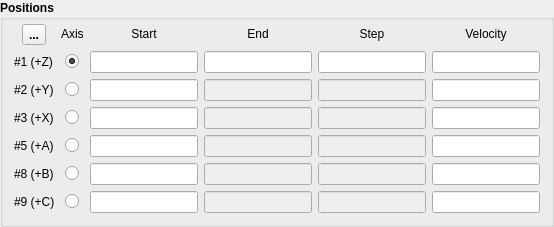
    <widget class="QGroupBox" name="groupBox_2">
     <property name="sizePolicy">
      <sizepolicy hsizetype="Expanding" vsizetype="Preferred">
       <horstretch>0</horstretch>
       <verstretch>0</verstretch>
      </sizepolicy>
     </property>
     <property name="font">
      <font>
       <weight>75</weight>
       <bold>true</bold>
      </font>
     </property>
     <property name="title">
      <string>Positions</string>
     </property>
     <layout class="QGridLayout" name="gridLayout_5">
      <property name="topMargin">
       <number>4</number>
      </property>
      <item row="4" column="4">
       <widget class="QLineEdit" name="le_step_ax5">
        <property name="enabled">
         <bool>false</bool>
        </property>
        <property name="font">
         <font>
          <weight>50</weight>
          <bold>false</bold>
         </font>
        </property>
       </widget>
      </item>
      <item row="1" column="0">
       <widget class="QLabel" name="label_36">
        <property name="font">
         <font>
          <weight>50</weight>
          <bold>false</bold>
         </font>
        </property>
        <property name="text">
         <string>#1 (+Z)</string>
        </property>
       </widget>
      </item>
      <item row="3" column="5">
       <widget class="QLineEdit" name="le_vel_ax3">
        <property name="font">
         <font>
          <weight>50</weight>
          <bold>false</bold>
         </font>
        </property>
       </widget>
      </item>
      <item row="0" column="3">
       <widget class="QLabel" name="label_34">
        <property name="sizePolicy">
         <sizepolicy hsizetype="Preferred" vsizetype="Maximum">
          <horstretch>0</horstretch>
          <verstretch>0</verstretch>
         </sizepolicy>
        </property>
        <property name="font">
         <font>
          <weight>50</weight>
          <bold>false</bold>
         </font>
        </property>
        <property name="text">
         <string>End</string>
        </property>
        <property name="alignment">
         <set>Qt::AlignCenter</set>
        </property>
       </widget>
      </item>
      <item row="0" column="4">
       <widget class="QLabel" name="label_35">
        <property name="sizePolicy">
         <sizepolicy hsizetype="Preferred" vsizetype="Maximum">
          <horstretch>0</horstretch>
          <verstretch>0</verstretch>
         </sizepolicy>
        </property>
        <property name="font">
         <font>
          <weight>50</weight>
          <bold>false</bold>
         </font>
        </property>
        <property name="text">
         <string>Step</string>
        </property>
        <property name="alignment">
         <set>Qt::AlignCenter</set>
        </property>
       </widget>
      </item>
      <item row="4" column="0">
       <widget class="QLabel" name="label_37">
        <property name="font">
         <font>
          <weight>50</weight>
          <bold>false</bold>
         </font>
        </property>
        <property name="text">
         <string>#5 (+A)</string>
        </property>
       </widget>
      </item>
      <item row="4" column="2">
       <widget class="QLineEdit" name="le_start_ax5">
        <property name="font">
         <font>
          <weight>50</weight>
          <bold>false</bold>
         </font>
        </property>
       </widget>
      </item>
      <item row="4" column="1" alignment="Qt::AlignHCenter">
       <widget class="QRadioButton" name="rbt_ax5">
        <property name="enabled">
         <bool>true</bool>
        </property>
        <property name="text">
         <string/>
        </property>
        <property name="checkable">
         <bool>true</bool>
        </property>
        <property name="autoExclusive">
         <bool>true</bool>
        </property>
       </widget>
      </item>
      <item row="4" column="3">
       <widget class="QLineEdit" name="le_end_ax5">
        <property name="enabled">
         <bool>false</bool>
        </property>
        <property name="font">
         <font>
          <weight>50</weight>
          <bold>false</bold>
         </font>
        </property>
       </widget>
      </item>
      <item row="3" column="2">
       <widget class="QLineEdit" name="le_start_ax3">
        <property name="font">
         <font>
          <weight>50</weight>
          <bold>false</bold>
         </font>
        </property>
       </widget>
      </item>
      <item row="3" column="3">
       <widget class="QLineEdit" name="le_end_ax3">
        <property name="enabled">
         <bool>false</bool>
        </property>
        <property name="font">
         <font>
          <weight>50</weight>
          <bold>false</bold>
         </font>
        </property>
       </widget>
      </item>
      <item row="3" column="4">
       <widget class="QLineEdit" name="le_step_ax3">
        <property name="enabled">
         <bool>false</bool>
        </property>
        <property name="font">
         <font>
          <weight>50</weight>
          <bold>false</bold>
         </font>
        </property>
       </widget>
      </item>
      <item row="4" column="5">
       <widget class="QLineEdit" name="le_vel_ax5">
        <property name="font">
         <font>
          <weight>50</weight>
          <bold>false</bold>
         </font>
        </property>
       </widget>
      </item>
      <item row="2" column="5">
       <widget class="QLineEdit" name="le_vel_ax2">
        <property name="font">
         <font>
          <weight>50</weight>
          <bold>false</bold>
         </font>
        </property>
       </widget>
      </item>
      <item row="3" column="1" alignment="Qt::AlignHCenter">
       <widget class="QRadioButton" name="rbt_ax3">
        <property name="font">
         <font>
          <weight>50</weight>
          <bold>false</bold>
         </font>
        </property>
        <property name="text">
         <string/>
        </property>
        <property name="autoExclusive">
         <bool>true</bool>
        </property>
       </widget>
      </item>
      <item row="1" column="1" alignment="Qt::AlignHCenter">
       <widget class="QRadioButton" name="rbt_ax1">
        <property name="enabled">
         <bool>true</bool>
        </property>
        <property name="font">
         <font>
          <weight>50</weight>
          <bold>false</bold>
         </font>
        </property>
        <property name="text">
         <string/>
        </property>
        <property name="checkable">
         <bool>true</bool>
        </property>
        <property name="checked">
         <bool>true</bool>
        </property>
        <property name="autoExclusive">
         <bool>true</bool>
        </property>
       </widget>
      </item>
      <item row="3" column="0">
       <widget class="QLabel" name="label_31">
        <property name="font">
         <font>
          <weight>50</weight>
          <bold>false</bold>
         </font>
        </property>
        <property name="text">
         <string>#3 (+X)</string>
        </property>
       </widget>
      </item>
      <item row="2" column="3">
       <widget class="QLineEdit" name="le_end_ax2">
        <property name="enabled">
         <bool>false</bool>
        </property>
        <property name="font">
         <font>
          <weight>50</weight>
          <bold>false</bold>
         </font>
        </property>
       </widget>
      </item>
      <item row="2" column="2">
       <widget class="QLineEdit" name="le_start_ax2">
        <property name="font">
         <font>
          <weight>50</weight>
          <bold>false</bold>
         </font>
        </property>
       </widget>
      </item>
      <item row="1" column="2">
       <widget class="QLineEdit" name="le_start_ax1">
        <property name="font">
         <font>
          <weight>50</weight>
          <bold>false</bold>
         </font>
        </property>
       </widget>
      </item>
      <item row="2" column="1" alignment="Qt::AlignHCenter">
       <widget class="QRadioButton" name="rbt_ax2">
        <property name="font">
         <font>
          <weight>50</weight>
          <bold>false</bold>
         </font>
        </property>
        <property name="text">
         <string/>
        </property>
        <property name="autoExclusive">
         <bool>true</bool>
        </property>
       </widget>
      </item>
      <item row="1" column="3">
       <widget class="QLineEdit" name="le_end_ax1">
        <property name="font">
         <font>
          <weight>50</weight>
          <bold>false</bold>
         </font>
        </property>
       </widget>
      </item>
      <item row="1" column="4">
       <widget class="QLineEdit" name="le_step_ax1">
        <property name="font">
         <font>
          <weight>50</weight>
          <bold>false</bold>
         </font>
        </property>
       </widget>
      </item>
      <item row="2" column="4">
       <widget class="QLineEdit" name="le_step_ax2">
        <property name="enabled">
         <bool>false</bool>
        </property>
        <property name="font">
         <font>
          <weight>50</weight>
          <bold>false</bold>
         </font>
        </property>
       </widget>
      </item>
      <item row="0" column="1">
       <widget class="QLabel" name="label_32">
        <property name="sizePolicy">
         <sizepolicy hsizetype="Preferred" vsizetype="Maximum">
          <horstretch>0</horstretch>
          <verstretch>0</verstretch>
         </sizepolicy>
        </property>
        <property name="font">
         <font>
          <weight>50</weight>
          <bold>false</bold>
         </font>
        </property>
        <property name="text">
         <string>Axis</string>
        </property>
       </widget>
      </item>
      <item row="0" column="2">
       <widget class="QLabel" name="label_33">
        <property name="sizePolicy">
         <sizepolicy hsizetype="Preferred" vsizetype="Maximum">
          <horstretch>0</horstretch>
          <verstretch>0</verstretch>
         </sizepolicy>
        </property>
        <property name="font">
         <font>
          <weight>50</weight>
          <bold>false</bold>
         </font>
        </property>
        <property name="text">
         <string>Start</string>
        </property>
        <property name="alignment">
         <set>Qt::AlignCenter</set>
        </property>
       </widget>
      </item>
      <item row="1" column="5">
       <widget class="QLineEdit" name="le_vel_ax1">
        <property name="font">
         <font>
          <weight>50</weight>
          <bold>false</bold>
         </font>
        </property>
       </widget>
      </item>
      <item row="2" column="0">
       <widget class="QLabel" name="label_40">
        <property name="font">
         <font>
          <weight>50</weight>
          <bold>false</bold>
         </font>
        </property>
        <property name="text">
         <string>#2 (+Y)</string>
        </property>
       </widget>
      </item>
      <item row="0" column="5">
       <widget class="QLabel" name="label_39">
        <property name="sizePolicy">
         <sizepolicy hsizetype="Preferred" vsizetype="Maximum">
          <horstretch>0</horstretch>
          <verstretch>0</verstretch>
         </sizepolicy>
        </property>
        <property name="font">
         <font>
          <weight>50</weight>
          <bold>false</bold>
         </font>
        </property>
        <property name="text">
         <string>Velocity</string>
        </property>
        <property name="alignment">
         <set>Qt::AlignCenter</set>
        </property>
       </widget>
      </item>
      <item row="0" column="0" alignment="Qt::AlignHCenter|Qt::AlignVCenter">
       <widget class="QToolButton" name="tbt_current_start">
        <property name="toolTip">
         <string>Copy current position to start position.</string>
        </property>
        <property name="text">
         <string>...</string>
        </property>
        <property name="icon">
         <iconset>
          <normaloff>../../resources/img/pin.svg</normaloff>../../resources/img/pin.svg</iconset>
        </property>
        <property name="iconSize">
         <size>
          <width>24</width>
          <height>24</height>
         </size>
        </property>
       </widget>
      </item>
      <item row="5" column="0">
       <widget class="QLabel" name="label_38">
        <property name="font">
         <font>
          <weight>50</weight>
          <bold>false</bold>
         </font>
        </property>
        <property name="text">
         <string>#8 (+B)</string>
        </property>
       </widget>
      </item>
      <item row="5" column="1" alignment="Qt::AlignHCenter">
       <widget class="QRadioButton" name="rbt_ax8">
        <property name="enabled">
         <bool>true</bool>
        </property>
        <property name="text">
         <string/>
        </property>
        <property name="checkable">
         <bool>true</bool>
        </property>
        <property name="autoExclusive">
         <bool>true</bool>
        </property>
       </widget>
      </item>
      <item row="6" column="0">
       <widget class="QLabel" name="label_41">
        <property name="font">
         <font>
          <weight>50</weight>
          <bold>false</bold>
         </font>
        </property>
        <property name="text">
         <string>#9 (+C)</string>
        </property>
       </widget>
      </item>
      <item row="5" column="4">
       <widget class="QLineEdit" name="le_step_ax8">
        <property name="enabled">
         <bool>false</bool>
        </property>
        <property name="font">
         <font>
          <weight>50</weight>
          <bold>false</bold>
         </font>
        </property>
       </widget>
      </item>
      <item row="6" column="1" alignment="Qt::AlignHCenter">
       <widget class="QRadioButton" name="rbt_ax9">
        <property name="enabled">
         <bool>true</bool>
        </property>
        <property name="text">
         <string/>
        </property>
        <property name="checkable">
         <bool>true</bool>
        </property>
        <property name="autoExclusive">
         <bool>true</bool>
        </property>
       </widget>
      </item>
      <item row="5" column="2">
       <widget class="QLineEdit" name="le_start_ax8">
        <property name="font">
         <font>
          <weight>50</weight>
          <bold>false</bold>
         </font>
        </property>
       </widget>
      </item>
      <item row="5" column="3">
       <widget class="QLineEdit" name="le_end_ax8">
        <property name="enabled">
         <bool>false</bool>
        </property>
        <property name="font">
         <font>
          <weight>50</weight>
          <bold>false</bold>
         </font>
        </property>
       </widget>
      </item>
      <item row="6" column="3">
       <widget class="QLineEdit" name="le_end_ax9">
        <property name="enabled">
         <bool>false</bool>
        </property>
        <property name="font">
         <font>
          <weight>50</weight>
          <bold>false</bold>
         </font>
        </property>
       </widget>
      </item>
      <item row="6" column="2">
       <widget class="QLineEdit" name="le_start_ax9">
        <property name="font">
         <font>
          <weight>50</weight>
          <bold>false</bold>
         </font>
        </property>
       </widget>
      </item>
      <item row="6" column="5">
       <widget class="QLineEdit" name="le_vel_ax9">
        <property name="enabled">
         <bool>true</bool>
        </property>
        <property name="font">
         <font>
          <weight>50</weight>
          <bold>false</bold>
         </font>
        </property>
       </widget>
      </item>
      <item row="6" column="4">
       <widget class="QLineEdit" name="le_step_ax9">
        <property name="enabled">
         <bool>false</bool>
        </property>
        <property name="font">
         <font>
          <weight>50</weight>
          <bold>false</bold>
         </font>
        </property>
       </widget>
      </item>
      <item row="5" column="5">
       <widget class="QLineEdit" name="le_vel_ax8">
        <property name="enabled">
         <bool>true</bool>
        </property>
        <property name="font">
         <font>
          <weight>50</weight>
          <bold>false</bold>
         </font>
        </property>
       </widget>
      </item>
     </layout>
    </widget>
